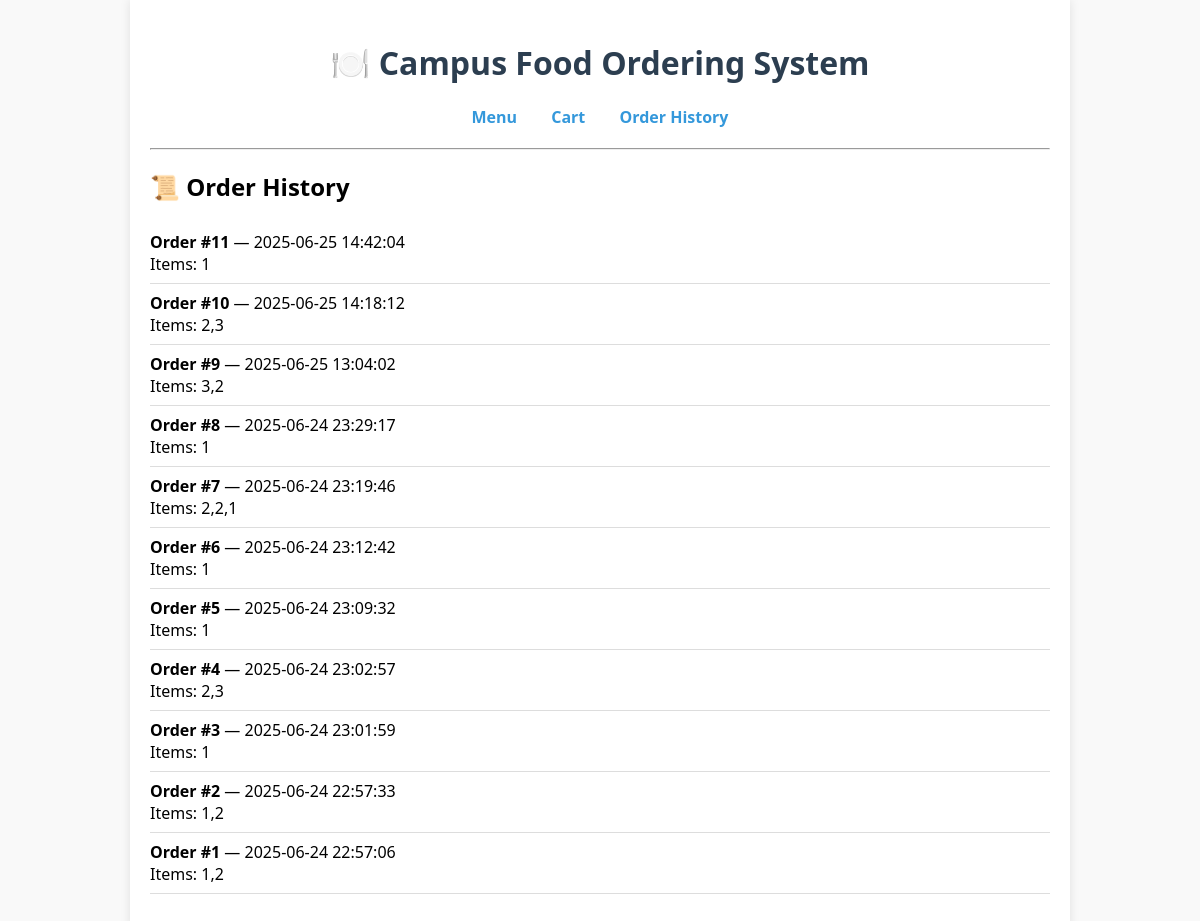
The app's page /order_history with its own data.
### tables this page shows
CREATE TABLE orders (
    id INTEGER PRIMARY KEY AUTOINCREMENT,
    items TEXT,
    order_time TEXT
);

### app.py (the view)
@app.route('/order_history')
def order_history():
    orders = database.get_all_orders()
    return render_template('order_history.html', orders=orders)

### database.py (called while the page is built)
def get_all_orders():
    conn = sqlite3.connect(DB_NAME)
    cursor = conn.cursor()
    cursor.execute("SELECT id, items, order_time FROM orders ORDER BY id DESC")
    orders = cursor.fetchall()
    conn.close()
    return orders

### templates/order_history.html
{% extends 'base.html' %}
{% block content %}
<h2>📜 Order History</h2>
{% if orders %}
  <ul class="order-history">
    {% for order in orders %}
      <li>
        <strong>Order #{{ order[0] }}</strong> — {{ order[2] }}<br>
        Items: {{ order[1] }}
      </li>
    {% endfor %}
  </ul>
{% else %}
  <p>No orders placed yet.</p>
{% endif %}
{% endblock %}

### templates/base.html (shortened to what this page needs)
<!DOCTYPE html>
<html>
<head>
  <link rel="stylesheet" href="{{ url_for('static', filename='style.css') }}">
</head>
<body>
  <div class="container">
    <h1>🍽️ Campus Food Ordering System</h1>
    <nav>
      <a href="{{ url_for('menu') }}">Menu</a>
      <a href="{{ url_for('cart') }}">Cart</a>
      <a href="{{ url_for('order_history') }}">Order History</a>
    </nav>
    <hr>
    {% block content %}{% endblock %}
  </div>
</body>
</html>

### static/style.css (style rules this page uses)
body { font-family: 'Segoe UI', sans-serif; background-color: #f9f9f9; margin: 0; padding: 0; }
.container { max-width: 900px; margin: auto; padding: 20px; background-color: white; box-shadow: 0 0 10px rgba(0,0,0,0.1); }
h1 { text-align: center; color: #2c3e50; }
nav { text-align: center; margin: 20px 0; }
nav a { margin: 0 15px; text-decoration: none; color: #3498db; font-weight: bold; }
.cart-list, .order-history { list-style: none; padding: 0; }
.cart-list li, .order-history li { padding: 8px 0; border-bottom: 1px solid #ddd; }

### records on screen
orders: id "11", order_time "2025-06-25 14:42:04", items "1"
orders: id "10", order_time "2025-06-25 14:18:12", items "2,3"
orders: id "9", order_time "2025-06-25 13:04:02", items "3,2"
orders: id "8", order_time "2025-06-24 23:29:17", items "1"
orders: id "7", order_time "2025-06-24 23:19:46", items "2,2,1"
orders: id "6", order_time "2025-06-24 23:12:42", items "1"
orders: id "5", order_time "2025-06-24 23:09:32", items "1"
orders: id "4", order_time "2025-06-24 23:02:57", items "2,3"
orders: id "3", order_time "2025-06-24 23:01:59", items "1"
orders: id "2", order_time "2025-06-24 22:57:33", items "1,2"
orders: id "1", order_time "2025-06-24 22:57:06", items "1,2"
